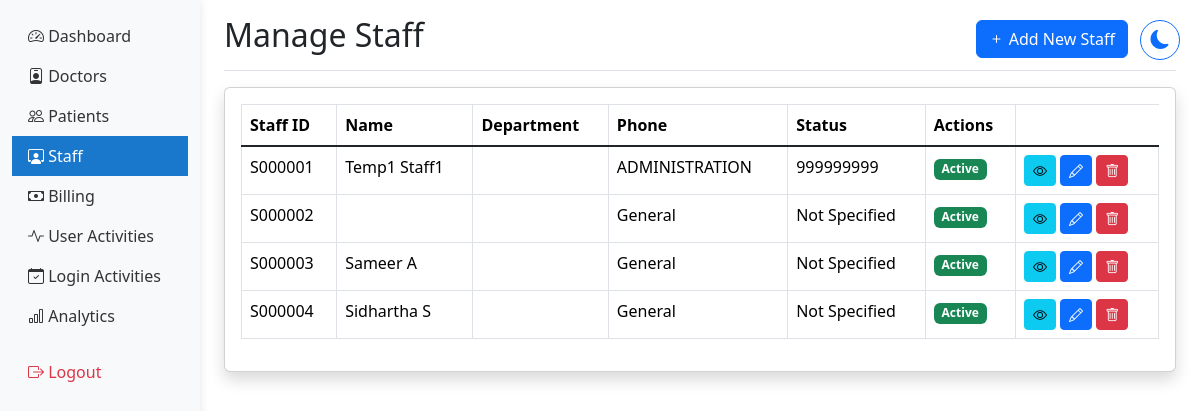
The app's page /hosp_admin/staff/ (signed in), older data.
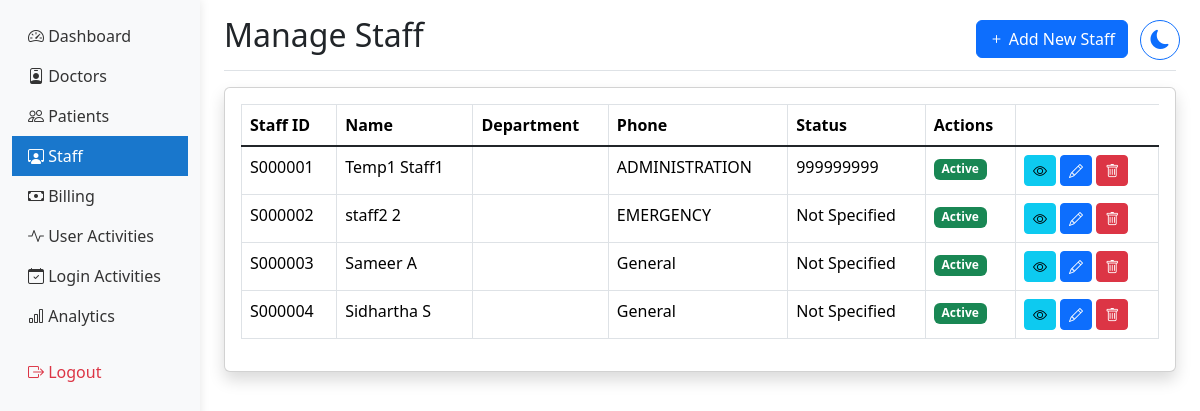
The same page, newer data.
### hmsapp/models.py (models this page shows, shortened)
class StaffProfile(models.Model):
    user = models.OneToOneField(User, on_delete=models.CASCADE)
    department = models.CharField(max_length=100)
    designation = models.CharField(max_length=100)
    phone_number = models.CharField(max_length=15, validators=[phone_regex])
    address = models.TextField(blank=True)
    staff_id = models.CharField(max_length=7, unique=True, blank=True)
    created_at = models.DateTimeField(auto_now_add=True)
    updated_at = models.DateTimeField(auto_now=True)

### hmsapp/views.py (the view, shortened to what this page needs)
# urls.py: path('hosp_admin/staff/', views.manage_staff, name='manage_staff'),
@login_required
@admin_required
def manage_staff(request):
    staff_members = StaffProfile.objects.all()
    context = {
        'staff_members': staff_members
    }
    return render(request, 'hosp_admin/manage_staff.html', context)

### hmsapp/context_processors.py (called while the page is built)
def base_template(request):
    if request.user.is_authenticated:
        if request.user.groups.filter(name='Doctors').exists():
            base_template = 'doctor/base_doctor.html'
        elif request.user.groups.filter(name='Administrators').exists():
            base_template = 'hosp_admin/base_admin.html'
        else:
            base_template = 'staff/base_staff.html'
    else:
        base_template = 'staff/base_staff.html'
    return {'base_template': base_template}

### hmsapp/templates/hosp_admin/manage_staff.html (shortened to what this page needs)
{% extends 'hosp_admin/base_admin.html' %}
{% load static %}
{% block content %}
<div class="d-flex justify-content-between flex-wrap flex-md-nowrap align-items-center pt-3 pb-2 mb-3 border-bottom">
    <h1 class="h2">Manage Staff</h1>
    <div class="btn-toolbar mb-2 mb-md-0 me-5">
        <button type="button" class="btn btn-primary" data-bs-toggle="modal" data-bs-target="#addStaffModal">
            <i class="bi bi-plus"></i> Add New Staff
        </button>
    </div>
</div>
<div class="card shadow mb-4">
    <div class="card-body">
        <div class="table-responsive">
            <table class="table table-bordered" id="staffTable" width="100%" cellspacing="0">
                <thead>
                    <tr>
                        <th>Staff ID</th>
                        <th>Name</th>
                        <th>Department</th>
                        <th>Phone</th>
                        <th>Status</th>
                        <th>Actions</th>
                    </tr>
                </thead>
                <tbody>
                    {% for staff in staff_members %}
                    <tr>
                        <td>{{ staff.staff_id }}</td>
                        <td>{{ staff.user.get_full_name }}</td>
                        <td>{{ staff.role }}</td>
                        <td>{{ staff.department }}</td>
                        <td>{{ staff.phone_number }}</td>
                        <td>
                            <span class="badge {% if staff.user.is_active %}bg-success{% else %}bg-danger{% endif %}">
                                {{ staff.user.is_active|yesno:"Active,Inactive" }}
                            </span>
                        </td>
                        <td>
                            <button class="btn btn-sm btn-info" onclick="viewStaff('{{ staff.id }}')">
                                <i class="bi bi-eye"></i>
                            </button>
                            <button class="btn btn-sm btn-primary" onclick="editStaff('{{ staff.id }}')">
                                <i class="bi bi-pencil"></i>
                            </button>
                            <button type="button" class="btn btn-sm btn-danger" data-bs-toggle="modal" data-bs-target="#deleteStaff{{ staff.id }}">
                                <i class="bi bi-trash"></i>
                            </button>
                        </td>
                    </tr>
                    {% endfor %}
                </tbody>
            </table>
        </div>
    </div>
</div>
{% endblock %}

Row changes from the older to the newer data that the page shows:
changed StaffProfile: user.get_full_name (not shown) → "staff2 2"; department "General" → "EMERGENCY"
